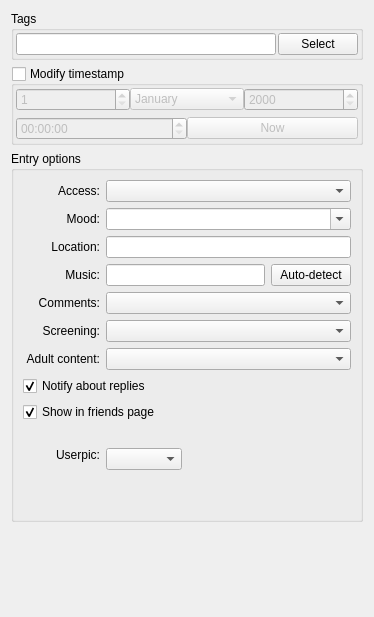
<?xml version="1.0" encoding="UTF-8"?>
<ui version="4.0">
 <class>PostOptions</class>
 <widget class="QWidget" name="PostOptions">
  <property name="geometry">
   <rect>
    <x>0</x>
    <y>0</y>
    <width>374</width>
    <height>617</height>
   </rect>
  </property>
  <property name="windowTitle">
   <string/>
  </property>
  <layout class="QGridLayout" name="gridLayout_2">
   <item row="1" column="0">
    <widget class="QGroupBox" name="TimestampBox_">
     <property name="title">
      <string>Modify timestamp</string>
     </property>
     <property name="checkable">
      <bool>true</bool>
     </property>
     <property name="checked">
      <bool>false</bool>
     </property>
     <layout class="QGridLayout" name="gridLayout_4">
      <property name="horizontalSpacing">
       <number>0</number>
      </property>
      <property name="verticalSpacing">
       <number>-1</number>
      </property>
      <property name="margin">
       <number>2</number>
      </property>
      <item row="0" column="0">
       <layout class="QHBoxLayout" name="horizontalLayout">
        <item>
         <widget class="QSpinBox" name="Date_">
          <property name="minimum">
           <number>1</number>
          </property>
          <property name="maximum">
           <number>31</number>
          </property>
         </widget>
        </item>
        <item>
         <widget class="QComboBox" name="Month_">
          <item>
           <property name="text">
            <string>January</string>
           </property>
          </item>
          <item>
           <property name="text">
            <string>February</string>
           </property>
          </item>
          <item>
           <property name="text">
            <string>March</string>
           </property>
          </item>
          <item>
           <property name="text">
            <string>April</string>
           </property>
          </item>
          <item>
           <property name="text">
            <string>May</string>
           </property>
          </item>
          <item>
           <property name="text">
            <string>June</string>
           </property>
          </item>
          <item>
           <property name="text">
            <string>Jule</string>
           </property>
          </item>
          <item>
           <property name="text">
            <string>August</string>
           </property>
          </item>
          <item>
           <property name="text">
            <string>September</string>
           </property>
          </item>
          <item>
           <property name="text">
            <string>October</string>
           </property>
          </item>
          <item>
           <property name="text">
            <string>November</string>
           </property>
          </item>
          <item>
           <property name="text">
            <string>December</string>
           </property>
          </item>
         </widget>
        </item>
        <item>
         <widget class="QSpinBox" name="Year_">
          <property name="minimum">
           <number>2000</number>
          </property>
          <property name="maximum">
           <number>9999</number>
          </property>
         </widget>
        </item>
       </layout>
      </item>
      <item row="1" column="0">
       <layout class="QHBoxLayout" name="horizontalLayout_2">
        <item>
         <widget class="QTimeEdit" name="Time_">
          <property name="calendarPopup">
           <bool>false</bool>
          </property>
         </widget>
        </item>
        <item>
         <widget class="QPushButton" name="CurrentTime_">
          <property name="text">
           <string>Now</string>
          </property>
         </widget>
        </item>
       </layout>
      </item>
     </layout>
    </widget>
   </item>
   <item row="0" column="0">
    <widget class="QGroupBox" name="TagsBox_">
     <property name="title">
      <string>Tags</string>
     </property>
     <layout class="QGridLayout" name="gridLayout_6">
      <property name="horizontalSpacing">
       <number>2</number>
      </property>
      <property name="verticalSpacing">
       <number>0</number>
      </property>
      <property name="margin">
       <number>2</number>
      </property>
      <item row="0" column="0">
       <widget class="QLineEdit" name="Tags_"/>
      </item>
      <item row="0" column="1">
       <widget class="QPushButton" name="SelectTags_">
        <property name="text">
         <string>Select</string>
        </property>
       </widget>
      </item>
     </layout>
    </widget>
   </item>
   <item row="2" column="0">
    <widget class="QGroupBox" name="EntryOptions_">
     <property name="title">
      <string>Entry options</string>
     </property>
     <layout class="QGridLayout" name="gridLayout">
      <item row="0" column="0">
       <widget class="QLabel" name="accessLabel">
        <property name="text">
         <string>Access:</string>
        </property>
        <property name="alignment">
         <set>Qt::AlignRight|Qt::AlignTrailing|Qt::AlignVCenter</set>
        </property>
       </widget>
      </item>
      <item row="1" column="0">
       <widget class="QLabel" name="moodLabel">
        <property name="text">
         <string>Mood:</string>
        </property>
        <property name="alignment">
         <set>Qt::AlignRight|Qt::AlignTrailing|Qt::AlignVCenter</set>
        </property>
       </widget>
      </item>
      <item row="2" column="0">
       <widget class="QLabel" name="whereIsYouLabel">
        <property name="text">
         <string>Location:</string>
        </property>
        <property name="alignment">
         <set>Qt::AlignRight|Qt::AlignTrailing|Qt::AlignVCenter</set>
        </property>
       </widget>
      </item>
      <item row="3" column="0">
       <widget class="QLabel" name="musicLabel">
        <property name="text">
         <string>Music:</string>
        </property>
        <property name="alignment">
         <set>Qt::AlignRight|Qt::AlignTrailing|Qt::AlignVCenter</set>
        </property>
       </widget>
      </item>
      <item row="3" column="1" colspan="2">
       <widget class="QLineEdit" name="Music_"/>
      </item>
      <item row="3" column="3">
       <widget class="QPushButton" name="AutoDetectMusic_">
        <property name="text">
         <string>Auto-detect</string>
        </property>
       </widget>
      </item>
      <item row="4" column="0">
       <widget class="QLabel" name="commentsLabel">
        <property name="text">
         <string>Comments:</string>
        </property>
        <property name="alignment">
         <set>Qt::AlignRight|Qt::AlignTrailing|Qt::AlignVCenter</set>
        </property>
       </widget>
      </item>
      <item row="5" column="0">
       <widget class="QLabel" name="hideCommentsLabel">
        <property name="text">
         <string>Screening:</string>
        </property>
        <property name="alignment">
         <set>Qt::AlignRight|Qt::AlignTrailing|Qt::AlignVCenter</set>
        </property>
       </widget>
      </item>
      <item row="6" column="0">
       <widget class="QLabel" name="adultContentLabel">
        <property name="text">
         <string>Adult content:</string>
        </property>
        <property name="alignment">
         <set>Qt::AlignRight|Qt::AlignTrailing|Qt::AlignVCenter</set>
        </property>
       </widget>
      </item>
      <item row="7" column="0" colspan="2">
       <widget class="QCheckBox" name="NotifyAboutComments_">
        <property name="text">
         <string>Notify about replies</string>
        </property>
        <property name="checked">
         <bool>true</bool>
        </property>
       </widget>
      </item>
      <item row="8" column="0" colspan="2">
       <widget class="QCheckBox" name="ShowInFriendsPage_">
        <property name="text">
         <string>Show in friends page</string>
        </property>
        <property name="checked">
         <bool>true</bool>
        </property>
        <property name="tristate">
         <bool>false</bool>
        </property>
       </widget>
      </item>
      <item row="9" column="0">
       <widget class="QLabel" name="label_2">
        <property name="text">
         <string/>
        </property>
        <property name="alignment">
         <set>Qt::AlignRight|Qt::AlignTrailing|Qt::AlignVCenter</set>
        </property>
       </widget>
      </item>
      <item row="10" column="0">
       <layout class="QVBoxLayout" name="verticalLayout_2">
        <item>
         <widget class="QLabel" name="label_3">
          <property name="text">
           <string>Userpic:</string>
          </property>
          <property name="alignment">
           <set>Qt::AlignRight|Qt::AlignTrailing|Qt::AlignVCenter</set>
          </property>
         </widget>
        </item>
        <item>
         <spacer name="verticalSpacer_3">
          <property name="orientation">
           <enum>Qt::Vertical</enum>
          </property>
          <property name="sizeHint" stdset="0">
           <size>
            <width>20</width>
            <height>40</height>
           </size>
          </property>
         </spacer>
        </item>
       </layout>
      </item>
      <item row="10" column="1">
       <layout class="QVBoxLayout" name="verticalLayout">
        <item>
         <widget class="QComboBox" name="UserPic_"/>
        </item>
        <item>
         <spacer name="verticalSpacer_2">
          <property name="orientation">
           <enum>Qt::Vertical</enum>
          </property>
          <property name="sizeHint" stdset="0">
           <size>
            <width>20</width>
            <height>40</height>
           </size>
          </property>
         </spacer>
        </item>
       </layout>
      </item>
      <item row="10" column="2">
       <widget class="QLabel" name="UserPicLabel_">
        <property name="text">
         <string/>
        </property>
       </widget>
      </item>
      <item row="2" column="1" colspan="3">
       <widget class="QLineEdit" name="Place_"/>
      </item>
      <item row="1" column="1" colspan="3">
       <widget class="QComboBox" name="Mood_">
        <property name="editable">
         <bool>true</bool>
        </property>
       </widget>
      </item>
      <item row="0" column="1" colspan="3">
       <widget class="QComboBox" name="Access_"/>
      </item>
      <item row="4" column="1" colspan="3">
       <widget class="QComboBox" name="Comments_">
        <property name="currentIndex">
         <number>-1</number>
        </property>
       </widget>
      </item>
      <item row="5" column="1" colspan="3">
       <widget class="QComboBox" name="ScreenComments_">
        <property name="currentIndex">
         <number>-1</number>
        </property>
       </widget>
      </item>
      <item row="6" column="1" colspan="3">
       <widget class="QComboBox" name="Adult_">
        <property name="currentIndex">
         <number>-1</number>
        </property>
       </widget>
      </item>
     </layout>
    </widget>
   </item>
   <item row="3" column="0">
    <spacer name="verticalSpacer">
     <property name="orientation">
      <enum>Qt::Vertical</enum>
     </property>
     <property name="sizeHint" stdset="0">
      <size>
       <width>20</width>
       <height>40</height>
      </size>
     </property>
    </spacer>
   </item>
  </layout>
 </widget>
 <resources/>
 <connections/>
</ui>
